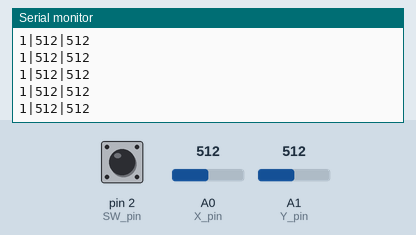
Simulated run of this sketch. Board: Arduino Uno, built with avr-gcc and run on an emulated ATmega328P. Shown: the last lines printed to the serial monitor. Inputs (shaded band) come from the test bench; at power-on: A0 (X_pin) = 512, pin 2 (SW_pin) HIGH, A1 (Y_pin) = 512.

Above: at 4.2 s.
4.3 s: A0 (X_pin) set to 986
At 4.9 s:
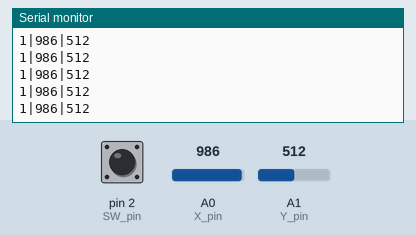
7.3 s: A0 (X_pin) set to 1007
At 8.0 s:
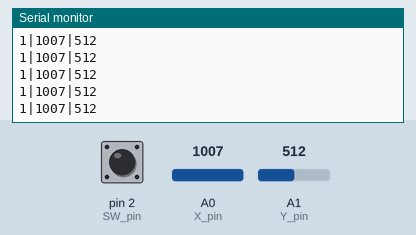
Timing chart, 0 to 10.3 s (numbered marks = the images above; inputs shaded):
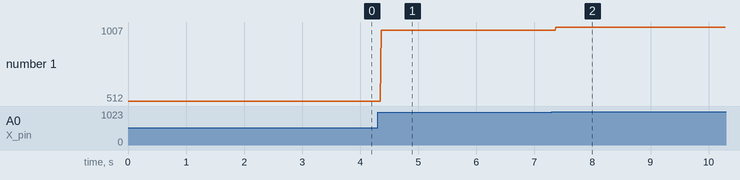

Measured:
- after the input at 4.3 s, the serial monitor: prints a new line after 0.06 s (image 1)
- after the input at 7.3 s, the serial monitor: prints a new line after 0.07 s (image 2)
- plotted number 1: 512 → 986 after the input at 4.3 s, 986 → 1007 after the input at 7.3 s

The sketch:

analog_serialout.ino
```cpp
#define SW_pin 2
#define X_pin 0
#define Y_pin 1

void setup() {
  // put your setup code here, to run once:
  pinMode(SW_pin, INPUT);
  digitalWrite(SW_pin, HIGH);
  Serial.begin(9600);
}

void loop() {
  // put your main code here, to run repeatedly:
  Serial.print(digitalRead(SW_pin)); // switch
  Serial.print("|");
  Serial.print(analogRead(X_pin)); // x axis
  Serial.print("|");
  Serial.println(analogRead(Y_pin)); // y axis
  delay(10);
}
```
